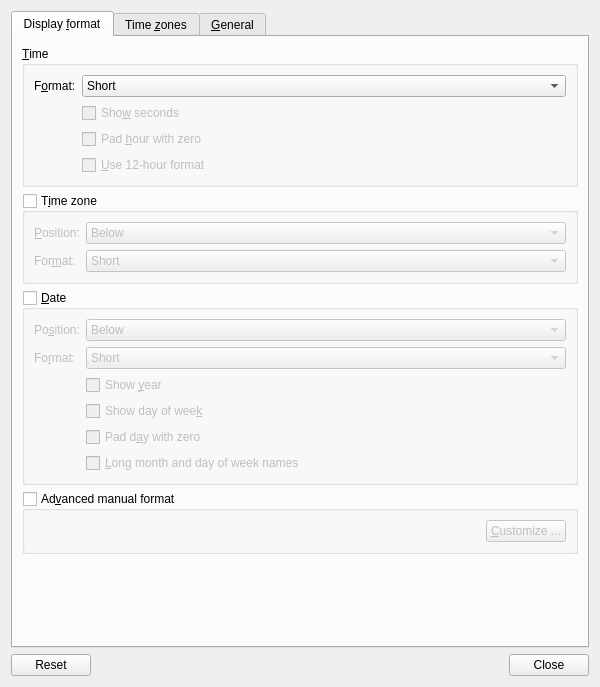
<?xml version="1.0" encoding="UTF-8"?>
<ui version="4.0">
 <class>OneG4WorldClockConfiguration</class>
 <widget class="QDialog" name="OneG4WorldClockConfiguration">
  <property name="geometry">
   <rect>
    <x>0</x>
    <y>0</y>
    <width>600</width>
    <height>687</height>
   </rect>
  </property>
  <property name="windowTitle">
   <string>World Clock Settings</string>
  </property>
  <layout class="QVBoxLayout" name="_6">
   <item>
    <widget class="QTabWidget" name="tabWidget">
     <property name="currentIndex">
      <number>0</number>
     </property>
     <widget class="QWidget" name="displayFormatT">
      <attribute name="title">
       <string>Display &amp;format</string>
      </attribute>
      <layout class="QVBoxLayout" name="_8" stretch="0,0,0,0,0">
       <item>
        <widget class="QGroupBox" name="timeGB">
         <property name="title">
          <string>&amp;Time</string>
         </property>
         <layout class="QFormLayout" name="formLayout">
          <property name="fieldGrowthPolicy">
           <enum>QFormLayout::AllNonFixedFieldsGrow</enum>
          </property>
          <item row="0" column="0">
           <widget class="QLabel" name="timeFormatL">
            <property name="text">
             <string>F&amp;ormat:</string>
            </property>
            <property name="buddy">
             <cstring>timeFormatCB</cstring>
            </property>
           </widget>
          </item>
          <item row="0" column="1">
           <widget class="QComboBox" name="timeFormatCB">
            <item>
             <property name="text">
              <string>Short</string>
             </property>
            </item>
            <item>
             <property name="text">
              <string>Long</string>
             </property>
            </item>
            <item>
             <property name="text">
              <string>Custom</string>
             </property>
            </item>
           </widget>
          </item>
          <item row="1" column="0">
           <widget class="QWidget" name="timeCustomLabelW" native="true"/>
          </item>
          <item row="1" column="1">
           <widget class="QWidget" name="timeCustomW" native="true">
            <property name="enabled">
             <bool>false</bool>
            </property>
            <layout class="QVBoxLayout" name="verticalLayout_5">
             <property name="leftMargin">
              <number>0</number>
             </property>
             <property name="topMargin">
              <number>0</number>
             </property>
             <property name="rightMargin">
              <number>0</number>
             </property>
             <property name="bottomMargin">
              <number>0</number>
             </property>
             <item>
              <widget class="QCheckBox" name="timeShowSecondsCB">
               <property name="text">
                <string>Sho&amp;w seconds</string>
               </property>
              </widget>
             </item>
             <item>
              <widget class="QCheckBox" name="timePadHourCB">
               <property name="text">
                <string>Pad &amp;hour with zero</string>
               </property>
              </widget>
             </item>
             <item>
              <widget class="QCheckBox" name="timeAMPMCB">
               <property name="text">
                <string>&amp;Use 12-hour format</string>
               </property>
              </widget>
             </item>
            </layout>
           </widget>
          </item>
         </layout>
        </widget>
       </item>
       <item>
        <widget class="QGroupBox" name="timezoneGB">
         <property name="title">
          <string>T&amp;ime zone</string>
         </property>
         <property name="checkable">
          <bool>true</bool>
         </property>
         <property name="checked">
          <bool>false</bool>
         </property>
         <layout class="QFormLayout" name="formLayout_3">
          <item row="0" column="0">
           <widget class="QLabel" name="timezonePositionL">
            <property name="text">
             <string>&amp;Position:</string>
            </property>
            <property name="buddy">
             <cstring>timezonePositionCB</cstring>
            </property>
           </widget>
          </item>
          <item row="1" column="0">
           <widget class="QLabel" name="timezoneFormatL">
            <property name="text">
             <string>For&amp;mat:</string>
            </property>
            <property name="buddy">
             <cstring>timezoneFormatCB</cstring>
            </property>
           </widget>
          </item>
          <item row="0" column="1">
           <widget class="QComboBox" name="timezonePositionCB">
            <item>
             <property name="text">
              <string>Below</string>
             </property>
            </item>
            <item>
             <property name="text">
              <string>Above</string>
             </property>
            </item>
            <item>
             <property name="text">
              <string>Before</string>
             </property>
            </item>
            <item>
             <property name="text">
              <string>After</string>
             </property>
            </item>
           </widget>
          </item>
          <item row="1" column="1">
           <widget class="QComboBox" name="timezoneFormatCB">
            <property name="currentIndex">
             <number>0</number>
            </property>
            <item>
             <property name="text">
              <string>Short</string>
             </property>
            </item>
            <item>
             <property name="text">
              <string>Long</string>
             </property>
            </item>
            <item>
             <property name="text">
              <string>Offset from UTC</string>
             </property>
            </item>
            <item>
             <property name="text">
              <string>Abbreviation</string>
             </property>
            </item>
            <item>
             <property name="text">
              <string>Location identifier</string>
             </property>
            </item>
            <item>
             <property name="text">
              <string>Custom name</string>
             </property>
            </item>
           </widget>
          </item>
         </layout>
        </widget>
       </item>
       <item>
        <widget class="QGroupBox" name="dateGB">
         <property name="title">
          <string>&amp;Date</string>
         </property>
         <property name="checkable">
          <bool>true</bool>
         </property>
         <property name="checked">
          <bool>false</bool>
         </property>
         <layout class="QFormLayout" name="formLayout_2">
          <property name="fieldGrowthPolicy">
           <enum>QFormLayout::AllNonFixedFieldsGrow</enum>
          </property>
          <item row="0" column="0">
           <widget class="QLabel" name="datePositionL">
            <property name="text">
             <string>Po&amp;sition:</string>
            </property>
            <property name="buddy">
             <cstring>datePositionCB</cstring>
            </property>
           </widget>
          </item>
          <item row="0" column="1">
           <widget class="QComboBox" name="datePositionCB">
            <item>
             <property name="text">
              <string>Below</string>
             </property>
            </item>
            <item>
             <property name="text">
              <string>Above</string>
             </property>
            </item>
            <item>
             <property name="text">
              <string>Before</string>
             </property>
            </item>
            <item>
             <property name="text">
              <string>After</string>
             </property>
            </item>
           </widget>
          </item>
          <item row="1" column="0">
           <widget class="QLabel" name="dateFormatL">
            <property name="text">
             <string>Fo&amp;rmat:</string>
            </property>
            <property name="buddy">
             <cstring>dateFormatCB</cstring>
            </property>
           </widget>
          </item>
          <item row="1" column="1">
           <widget class="QComboBox" name="dateFormatCB">
            <item>
             <property name="text">
              <string>Short</string>
             </property>
            </item>
            <item>
             <property name="text">
              <string>Long</string>
             </property>
            </item>
            <item>
             <property name="text">
              <string>ISO 8601</string>
             </property>
            </item>
            <item>
             <property name="text">
              <string>Custom</string>
             </property>
            </item>
           </widget>
          </item>
          <item row="2" column="0">
           <widget class="QWidget" name="dateCustomLabelW" native="true"/>
          </item>
          <item row="2" column="1">
           <widget class="QWidget" name="dateCustomW" native="true">
            <property name="enabled">
             <bool>false</bool>
            </property>
            <layout class="QVBoxLayout" name="verticalLayout_3">
             <property name="leftMargin">
              <number>0</number>
             </property>
             <property name="topMargin">
              <number>0</number>
             </property>
             <property name="rightMargin">
              <number>0</number>
             </property>
             <property name="bottomMargin">
              <number>0</number>
             </property>
             <item>
              <widget class="QCheckBox" name="dateShowYearCB">
               <property name="text">
                <string>Show &amp;year</string>
               </property>
              </widget>
             </item>
             <item>
              <widget class="QCheckBox" name="dateShowDoWCB">
               <property name="text">
                <string>Show day of wee&amp;k</string>
               </property>
              </widget>
             </item>
             <item>
              <widget class="QCheckBox" name="datePadDayCB">
               <property name="text">
                <string>Pad d&amp;ay with zero</string>
               </property>
              </widget>
             </item>
             <item>
              <widget class="QCheckBox" name="dateLongNamesCB">
               <property name="text">
                <string>&amp;Long month and day of week names</string>
               </property>
              </widget>
             </item>
            </layout>
           </widget>
          </item>
         </layout>
        </widget>
       </item>
       <item>
        <widget class="QGroupBox" name="advancedManualGB">
         <property name="title">
          <string>Ad&amp;vanced manual format</string>
         </property>
         <property name="checkable">
          <bool>true</bool>
         </property>
         <property name="checked">
          <bool>false</bool>
         </property>
         <layout class="QVBoxLayout" name="verticalLayout_2">
          <item>
           <layout class="QHBoxLayout" name="horizontalLayout">
            <item>
             <spacer name="_3">
              <property name="orientation">
               <enum>Qt::Horizontal</enum>
              </property>
              <property name="sizeHint" stdset="0">
               <size>
                <width>40</width>
                <height>20</height>
               </size>
              </property>
             </spacer>
            </item>
            <item>
             <widget class="QPushButton" name="customisePB">
              <property name="text">
               <string>&amp;Customize ...</string>
              </property>
             </widget>
            </item>
           </layout>
          </item>
         </layout>
        </widget>
       </item>
       <item>
        <spacer name="_1">
         <property name="orientation">
          <enum>Qt::Vertical</enum>
         </property>
         <property name="sizeHint" stdset="0">
          <size>
           <width>20</width>
           <height>40</height>
          </size>
         </property>
        </spacer>
       </item>
      </layout>
     </widget>
     <widget class="QWidget" name="timeZonesT">
      <attribute name="title">
       <string>Time &amp;zones</string>
      </attribute>
      <layout class="QGridLayout" name="gridLayout">
       <item row="0" column="0">
        <widget class="QTableWidget" name="timeZonesTW">
         <property name="editTriggers">
          <set>QAbstractItemView::NoEditTriggers</set>
         </property>
         <property name="alternatingRowColors">
          <bool>true</bool>
         </property>
         <property name="selectionMode">
          <enum>QAbstractItemView::ExtendedSelection</enum>
         </property>
         <property name="selectionBehavior">
          <enum>QAbstractItemView::SelectRows</enum>
         </property>
         <property name="columnCount">
          <number>2</number>
         </property>
         <attribute name="horizontalHeaderStretchLastSection">
          <bool>true</bool>
         </attribute>
         <attribute name="verticalHeaderVisible">
          <bool>false</bool>
         </attribute>
         <column>
          <property name="text">
           <string>IANA id</string>
          </property>
         </column>
         <column>
          <property name="text">
           <string>Custom name</string>
          </property>
         </column>
        </widget>
       </item>
       <item row="0" column="1">
        <layout class="QVBoxLayout" name="_2">
         <item>
          <widget class="QPushButton" name="addPB">
           <property name="text">
            <string>&amp;Add ...</string>
           </property>
          </widget>
         </item>
         <item>
          <widget class="QPushButton" name="removePB">
           <property name="enabled">
            <bool>false</bool>
           </property>
           <property name="text">
            <string>&amp;Remove</string>
           </property>
          </widget>
         </item>
         <item>
          <widget class="QPushButton" name="setAsDefaultPB">
           <property name="enabled">
            <bool>false</bool>
           </property>
           <property name="text">
            <string>Set as &amp;default</string>
           </property>
          </widget>
         </item>
         <item>
          <widget class="QPushButton" name="editCustomNamePB">
           <property name="enabled">
            <bool>false</bool>
           </property>
           <property name="text">
            <string>&amp;Edit custom name ...</string>
           </property>
          </widget>
         </item>
         <item>
          <widget class="QPushButton" name="moveUpPB">
           <property name="enabled">
            <bool>false</bool>
           </property>
           <property name="text">
            <string>Move &amp;up</string>
           </property>
          </widget>
         </item>
         <item>
          <widget class="QPushButton" name="moveDownPB">
           <property name="enabled">
            <bool>false</bool>
           </property>
           <property name="text">
            <string>Move do&amp;wn</string>
           </property>
          </widget>
         </item>
         <item>
          <spacer name="spacer">
           <property name="orientation">
            <enum>Qt::Vertical</enum>
           </property>
           <property name="sizeHint" stdset="0">
            <size>
             <width>1</width>
             <height>0</height>
            </size>
           </property>
          </spacer>
         </item>
        </layout>
       </item>
       <item row="1" column="0" colspan="2">
        <widget class="QCheckBox" name="wheelCB">
         <property name="text">
          <string>Change displayed time zone with mouse wheel</string>
         </property>
        </widget>
       </item>
       <item row="2" column="0" colspan="2">
        <widget class="QLabel" name="label">
         <property name="text">
          <string>&lt;b&gt;Note:&lt;/b&gt; Middle-click the clock to view the time and date for all configured timezones.</string>
         </property>
         <property name="wordWrap">
          <bool>true</bool>
         </property>
        </widget>
       </item>
      </layout>
     </widget>
     <widget class="QWidget" name="generalT">
      <attribute name="title">
       <string>&amp;General</string>
      </attribute>
      <layout class="QVBoxLayout" name="verticalLayout">
       <item>
        <widget class="QCheckBox" name="autorotateCB">
         <property name="text">
          <string>Auto&amp;rotate when the panel is vertical</string>
         </property>
         <property name="checked">
          <bool>true</bool>
         </property>
        </widget>
       </item>
       <item>
        <widget class="QCheckBox" name="showWeekNumberCB">
         <property name="text">
          <string>Show &amp;week numbers in popup calendar</string>
         </property>
         <property name="checked">
          <bool>true</bool>
         </property>
        </widget>
       </item>
       <item>
        <widget class="QCheckBox" name="showTooltipCB">
         <property name="text">
          <string>S&amp;how tooltip</string>
         </property>
        </widget>
       </item>
       <item>
        <spacer name="verticalSpacer">
         <property name="orientation">
          <enum>Qt::Vertical</enum>
         </property>
         <property name="sizeHint" stdset="0">
          <size>
           <width>20</width>
           <height>40</height>
          </size>
         </property>
        </spacer>
       </item>
      </layout>
     </widget>
    </widget>
   </item>
   <item>
    <widget class="QDialogButtonBox" name="buttons">
     <property name="orientation">
      <enum>Qt::Horizontal</enum>
     </property>
     <property name="standardButtons">
      <set>QDialogButtonBox::Close|QDialogButtonBox::Reset</set>
     </property>
    </widget>
   </item>
  </layout>
 </widget>
 <tabstops>
  <tabstop>tabWidget</tabstop>
  <tabstop>timeFormatCB</tabstop>
  <tabstop>timeShowSecondsCB</tabstop>
  <tabstop>timePadHourCB</tabstop>
  <tabstop>timeAMPMCB</tabstop>
  <tabstop>timezoneGB</tabstop>
  <tabstop>timezonePositionCB</tabstop>
  <tabstop>timezoneFormatCB</tabstop>
  <tabstop>dateGB</tabstop>
  <tabstop>datePositionCB</tabstop>
  <tabstop>dateFormatCB</tabstop>
  <tabstop>dateShowYearCB</tabstop>
  <tabstop>dateShowDoWCB</tabstop>
  <tabstop>datePadDayCB</tabstop>
  <tabstop>dateLongNamesCB</tabstop>
  <tabstop>advancedManualGB</tabstop>
  <tabstop>customisePB</tabstop>
  <tabstop>timeZonesTW</tabstop>
  <tabstop>addPB</tabstop>
  <tabstop>removePB</tabstop>
  <tabstop>setAsDefaultPB</tabstop>
  <tabstop>editCustomNamePB</tabstop>
  <tabstop>moveUpPB</tabstop>
  <tabstop>moveDownPB</tabstop>
  <tabstop>autorotateCB</tabstop>
  <tabstop>showWeekNumberCB</tabstop>
  <tabstop>showTooltipCB</tabstop>
 </tabstops>
 <resources/>
 <connections>
  <connection>
   <sender>buttons</sender>
   <signal>accepted()</signal>
   <receiver>OneG4WorldClockConfiguration</receiver>
   <slot>accept()</slot>
   <hints>
    <hint type="sourcelabel">
     <x>104</x>
     <y>438</y>
    </hint>
    <hint type="destinationlabel">
     <x>97</x>
     <y>253</y>
    </hint>
   </hints>
  </connection>
  <connection>
   <sender>buttons</sender>
   <signal>rejected()</signal>
   <receiver>OneG4WorldClockConfiguration</receiver>
   <slot>reject()</slot>
   <hints>
    <hint type="sourcelabel">
     <x>85</x>
     <y>438</y>
    </hint>
    <hint type="destinationlabel">
     <x>62</x>
     <y>253</y>
    </hint>
   </hints>
  </connection>
 </connections>
 <slots>
  <signal>maximumNetSpeedChanged(QString)</signal>
  <slot>on_typeCOB_currentIndexChanged(int)</slot>
  <slot>on_sourceCOB_currentIndexChanged(int)</slot>
  <slot>on_maximumHS_valueChanged(int)</slot>
  <slot>saveSettings()</slot>
 </slots>
</ui>
